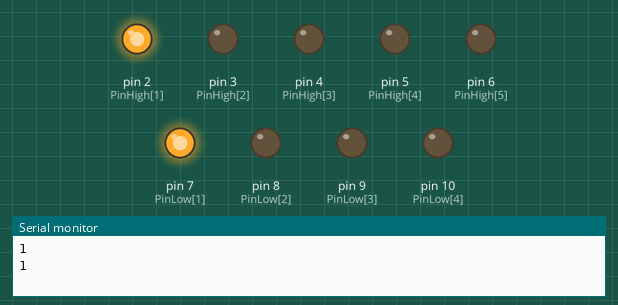
Recording of a sketch running on a simulated Arduino Uno, built with avr-gcc and run on an emulated ATmega328P. Shown: output pins drawn as LEDs (lit = HIGH), the last lines printed to the serial monitor.

Above: at 0.05 s.
At 0.6 s:
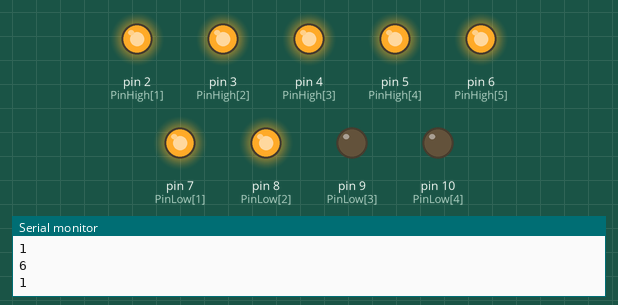
At 1.1 s:
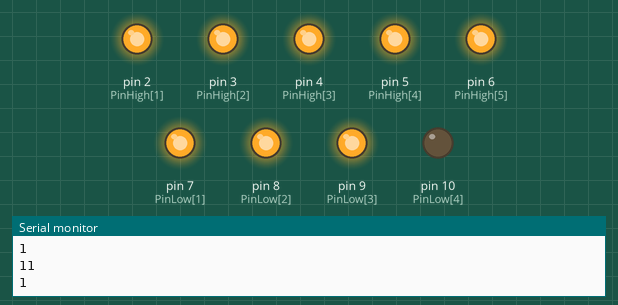
At 1.6 s:
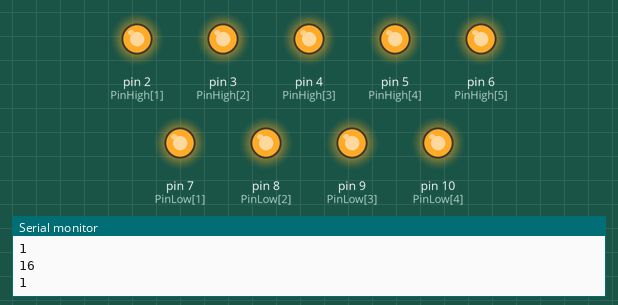
Timing chart, 0 to 3.1 s (numbered marks = the images above):
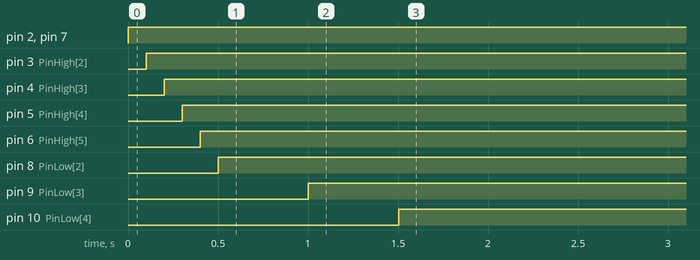

Measured:
- by itself, pin 2 (PinHigh[1]), pin 7 (PinLow[1]): LOW → HIGH at 0.00 s
- by itself, pin 3 (PinHigh[2]): LOW → HIGH at 0.10 s
- by itself, pin 4 (PinHigh[3]): LOW → HIGH at 0.20 s
- by itself, pin 5 (PinHigh[4]): LOW → HIGH at 0.30 s
- by itself, pin 6 (PinHigh[5]): LOW → HIGH at 0.40 s
- by itself, pin 8 (PinLow[2]): LOW → HIGH at 0.50 s
- by itself, pin 9 (PinLow[3]): LOW → HIGH at 1.0 s
- by itself, pin 10 (PinLow[4]): LOW → HIGH at 1.5 s

The sketch:

NaitoMapInput.pde
```cpp
/*
 * interface map with Processing to light up LEDs on arduino
 * Works with Processing sketch 'pdxMap'
 */

int PinHigh[] = {0,2,3,4,5,6};  //Array of pins to controll lights
int PinLow[] = {0,7,8,9,10};
int pinMappings[20][2] = {{1,1}, {2,1}, {3,1},{4,1},{5,1}, {1,2}, {2,2}, {3,2}, {4,2}, {5,2}, {1,3}, {2,3}, {3,3}, {4,3}, {5,3}, {1,4}, {2,4}, {3,4}, {4,4}, {5,4}};
int maxtime = 100;
int timeout = 0;
int currentInput=-1;


int value = 0;  // variable to keep the actual value
void setup()
{
 //Initialize pins as OUTPUTS and begin serial connection
 for(int i=1; i<6 ; i++){
  pinMode(PinHigh[i], OUTPUT);
 }
 for(int i=1; i<5; i++){
   pinMode(PinLow[i], OUTPUT);
 }
 Serial.begin(9600);
}


/*void loop()
{

  //watch the timeout timer
  timeout++;
  int input = Serial.read();  // read serial.
  Serial.println(input);
  boolean newInput = input != currentInput;
  //Turn everything off
  for(int i=1; i<6; i++){
    digitalWrite(PinHigh[i], LOW);
  }
  for(int j=1; j<5; j++){
    digitalWrite(PinLow[j], LOW);
  }

    //if the new input flag is true, set the currentInput to the serial input, reset the timeout
    if(newInput==true){
      currentInput = input;
      timeout = 0;
    }
  for(int m=1; m<21; m++){
    if(m==currentInput){
      if((timeout<maxtime)){
        turnOn(currentInput);
      }
    }else{
     turnOff(m);
    }
  }
   //Should we get rid of this delay? Hmmmm...
   delay(100);
} */

void loop(){
//test pattern to iterate through all 20 lights.  Comment out for normal operation
  timeout++;
  for(int i=1; i <21 ; i++){
    Serial.println(i);
    Serial.println(timeout);
    if((timeout<maxtime)){
        turnOn(i);
      }
    else{
     turnOff(i);
     timeout=0;
    }
    delay(100);
  }
}


void turnOn(int i){
  int highIndex = pinMappings[i-1][0];
  int lowIndex = pinMappings[i-1][1];
  int highPin = PinHigh[highIndex];
  int lowPin = PinLow[lowIndex];
  digitalWrite(highPin,HIGH);
  digitalWrite(lowPin,HIGH);
}

void turnOff(int i){
  int highIndex = pinMappings[i-1][0];
  int lowIndex = pinMappings[i-1][1];
  int highPin = PinHigh[highIndex];
  int lowPin = PinLow[lowIndex];
  digitalWrite(highPin,LOW);
  digitalWrite(lowPin,LOW);
}
```
